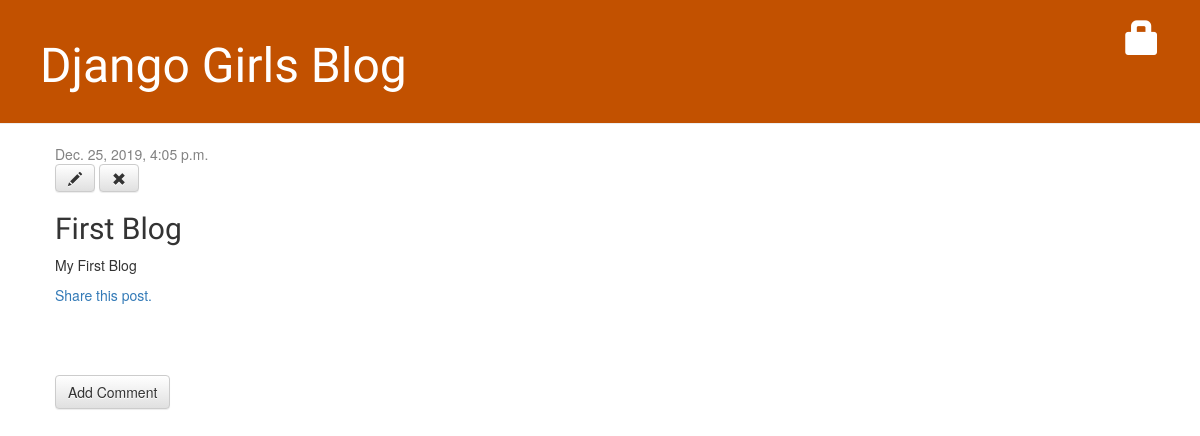
Before: /post/1/ with the older database file.
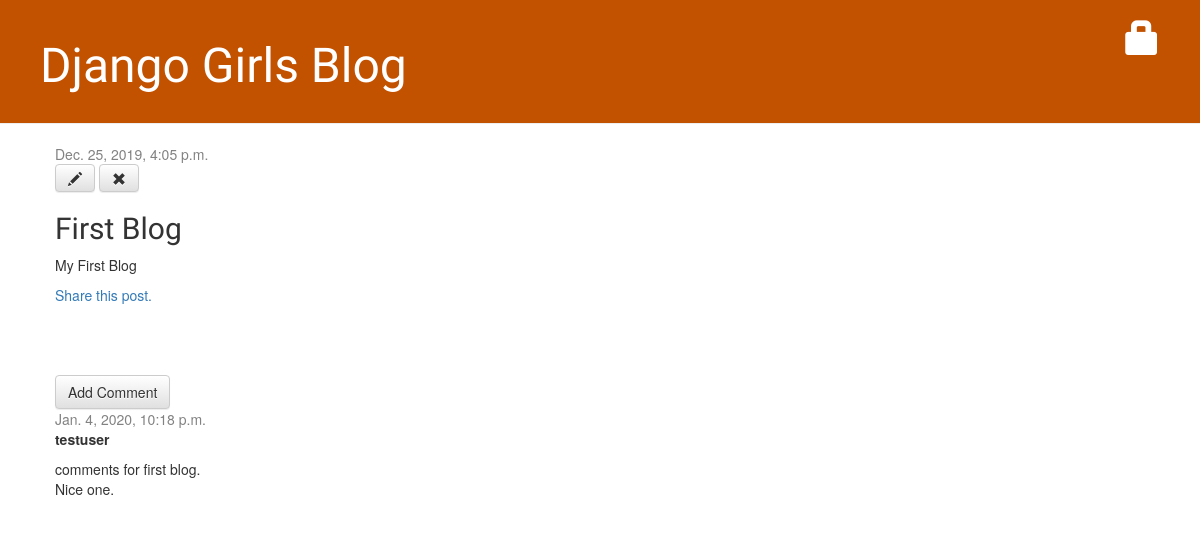
After: the same page with the newer database file.
### blog/models.py (models this page shows, shortened)
class Comment(models.Model):
    post = models.ForeignKey('blog.Post', on_delete=models.CASCADE, related_name='comments')
    author = models.CharField(max_length=200)
    text = models.TextField()
    created_date = models.DateTimeField(default=timezone.now)
    approved_comment = models.BooleanField(default=False)

### blog/views.py (the view)
# urls.py: path('post/<int:pk>/', views.post_detail, name='post_detail'),
def post_detail(request, pk):
    post = get_object_or_404(Post, pk=pk)
    return render(request, 'blog/post_detail.html', {'post':post})

### blog/templates/blog/post_detail.html (shortened to what this page needs)
{% extends 'blog/base.html' %}
{% block content %}
    <div class="post">
        {% if post.published_date %}
            <div class="date">
                {{ post.published_date }}
            </div>
        {% else %}
            <a class="btn btn-default" href="{% url 'post_publish' pk=post.pk %}">Publish</a>
        {% endif %}
        <a class="btn btn-default" href="{% url 'post_edit' pk=post.pk %}"><span
            class="glyphicon glyphicon-pencil"></span></a>
        <a class="btn btn-default" href="{% url 'post_remove' pk=post.pk%}"><span
            class="glyphicon glyphicon-remove"></span></a>
        <h2> {{ post.title }} </h2>
        <p> {{ post.text|linebreaksbr }}</p>
        <p>
            <a href="{% url 'post_share' pk=post.pk %}">
                Share this post.
            </a>
        </p>
    </div>
    <a class="btn btn-default" href="{% url 'post_comment' pk=post.pk%}">
        Add Comment</a>
    {% for comment in post.comments.all %}
        {% if user.is_authenticated or comment.approved_comment %}
        <div class="comment">
            <div class="date">
                {{ comment.created_date }}
            </div>
            <strong>{{ comment.author }}</strong>
            <p>{{ comment.text|linebreaks }}</p>
        </div>
        {% endif %}
    {% empty %}
        <p>No comments here yet :</p>
    {% endfor %}
{% endblock content %}

Changed rows visible on the page:
now on this page (row edited): Comment: created_date "Jan. 4, 2020, 10:18 p.m.", author "testuser", text "comments for first blog. Nice one."
